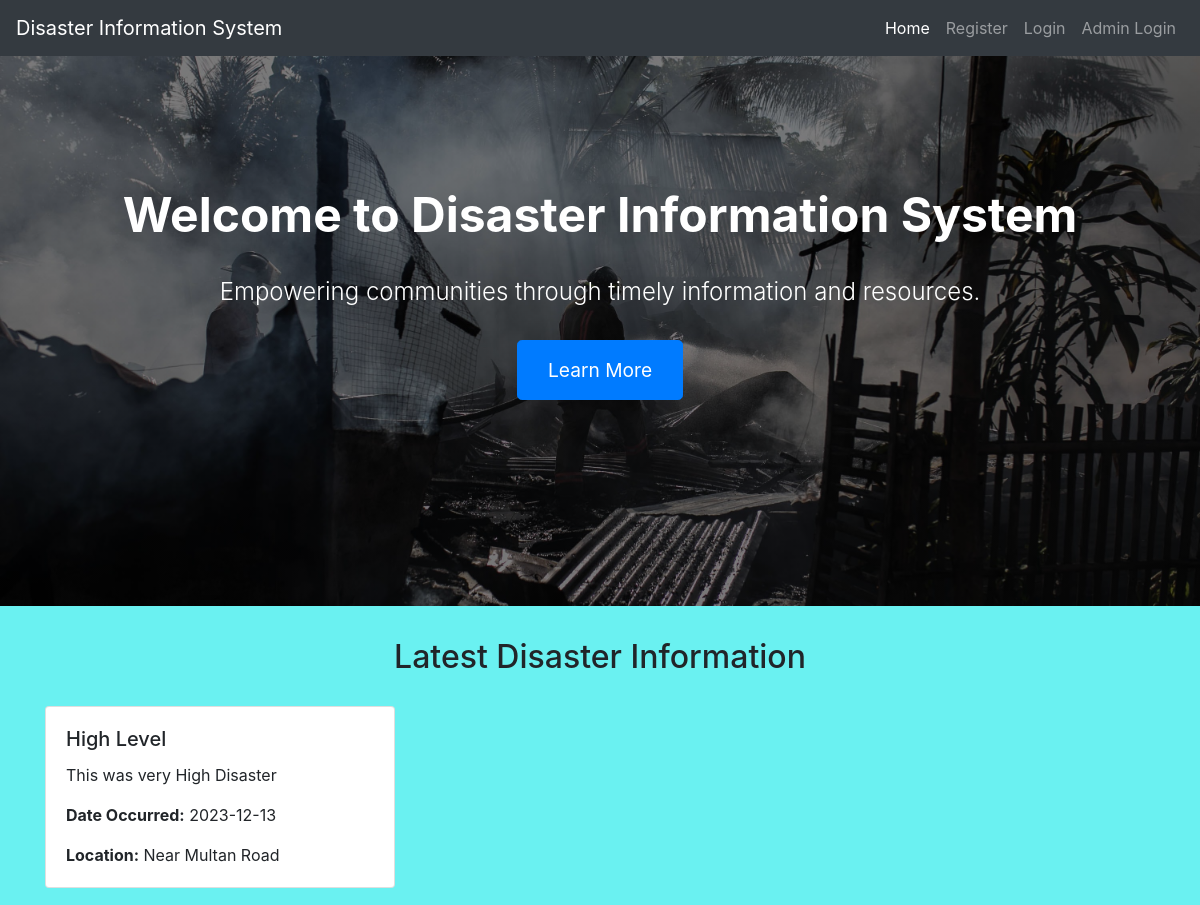
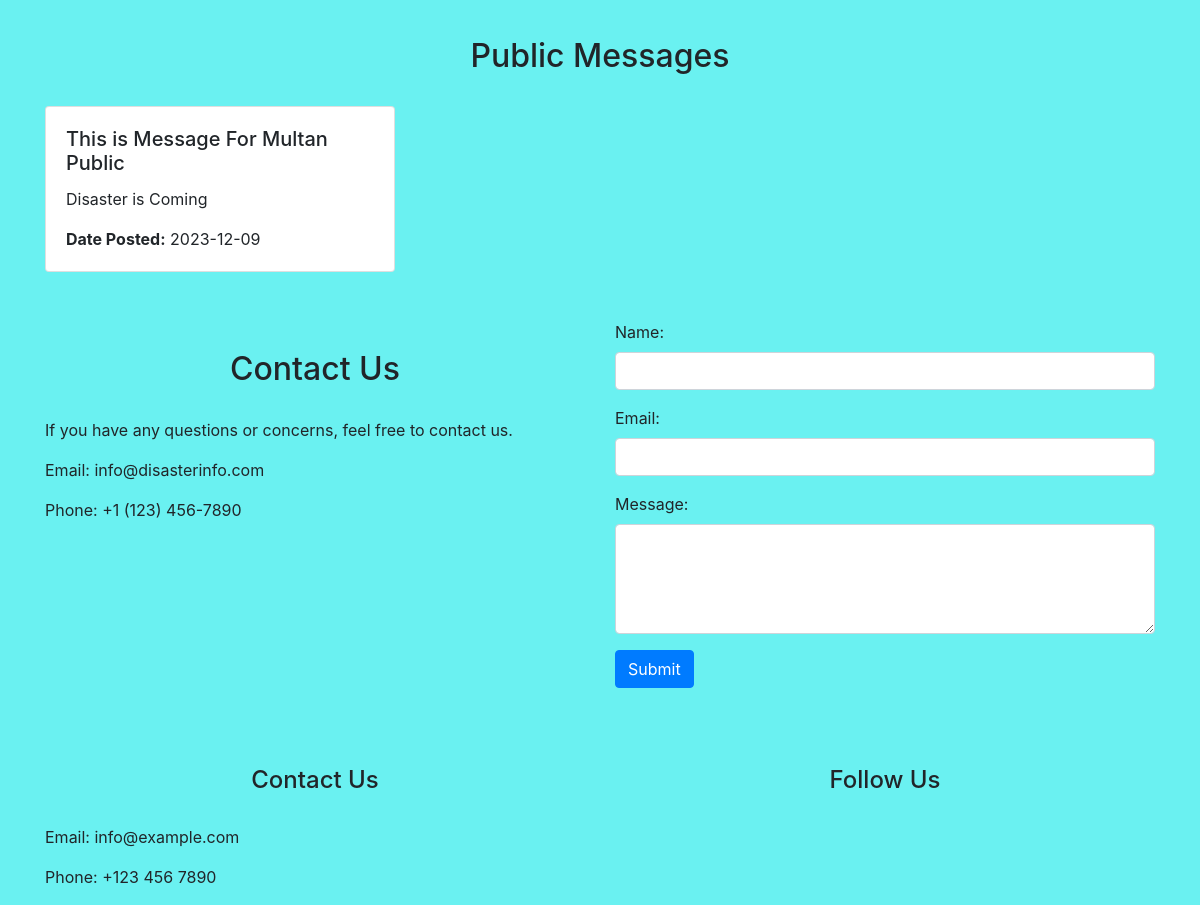
The page / on the database its author committed (2 pictures, top to bottom).
### tables this page shows
CREATE TABLE `disasterinformation` (
  `DisasterID` int(11) NOT NULL,
  `DisasterType` varchar(255) NOT NULL,
  `Description` text DEFAULT NULL,
  `DateOccurred` date DEFAULT NULL,
  `Location` varchar(255) NOT NULL
);

CREATE TABLE `publicmessage` (
  `MessageID` int(11) NOT NULL,
  `InstituteID` int(11) DEFAULT NULL,
  `Title` varchar(255) NOT NULL,
  `Message` text NOT NULL,
  `DatePosted` date DEFAULT NULL
);

### index.php (the view, shortened to what this page needs)
<!DOCTYPE html>
<html lang="en">
<head>
    <link rel="stylesheet" href="https://stackpath.bootstrapcdn.com/bootstrap/4.5.2/css/bootstrap.min.css">
    <link rel="stylesheet" href="./css/style.css">
</head>
<body>
    <?php include('navbar.php'); ?>
    <div class="jumbotron jumbotron-fluid">
        <div class="container">
            <h1 class="display-4">Welcome to Disaster Information System</h1>
            <p class="lead">Empowering communities through timely information and resources.</p>
            <a href="#" class="btn btn-primary btn-lg">Learn More</a>
        </div>
    </div>
    <?php include('config.php'); ?>
<div class="container mt-4">
    <h2>Latest Disaster Information</h2>
    <div class="row">
        <?php
        $sqlDisaster = "SELECT * FROM disasterinformation ORDER BY DateOccurred DESC LIMIT 3";
        $resultDisaster = $conn->query($sqlDisaster);
        if ($resultDisaster->num_rows > 0) {
            while ($disaster = $resultDisaster->fetch_assoc()) {
                echo "<div class='col-md-4 mb-4'>
                        <div class='card'>
                            <div class='card-body'>
                                <h5 class='card-title'>{$disaster['DisasterType']}</h5>
                                <p class='card-text'>{$disaster['Description']}</p>
                                <p class='card-text'><strong>Date Occurred:</strong> {$disaster['DateOccurred']}</p>
                                <p class='card-text'><strong>Location:</strong> {$disaster['Location']}</p>
                            </div>
                        </div>
                    </div>";
            }
        } else {
            echo "<p>No disaster information found.</p>";
        }
        ?>
    </div>
</div>
<div class="container mt-4">
    <h2>Public Messages</h2>
    <div class="row">
        <?php
        $sqlPublicMessages = "SELECT * FROM publicmessage ORDER BY DatePosted DESC LIMIT 3";
        $resultPublicMessages = $conn->query($sqlPublicMessages);
        if ($resultPublicMessages->num_rows > 0) {
            while ($message = $resultPublicMessages->fetch_assoc()) {
                echo "<div class='col-md-4 mb-4'>
                        <div class='card'>
                            <div class='card-body'>
                                <h5 class='card-title'>{$message['Title']}</h5>
                                <p class='card-text'>{$message['Message']}</p>
                                <p class='card-text'><strong>Date Posted:</strong> {$message['DatePosted']}</p>
                            </div>
                        </div>
                    </div>";
            }
        } else {
            echo "<p>No public messages found.</p>";
        }
        ?>
    </div>
</div>
<div class="container mt-4">
        <div class="row">
            <div class="col-md-6">
                <h2>Contact Us</h2>
                <p>If you have any questions or concerns, feel free to contact us.</p>
                <p>Email: info@disasterinfo.com</p>
                <p>Phone: +1 (123) 456-7890</p>
            </div>
            <div class="col-md-6">
                <form action="contact_us.php" method="post">
                    <div class="form-group">
                        <label for="name">Name:</label>
                        <input type="text" class="form-control" id="name" name="name" required>
                    </div>
                    <div class="form-group">
                        <label for="email">Email:</label>
                        <input type="email" class="form-control" id="email" name="email" required>
                    </div>
                    <div class="form-group">
                        <label for="message">Message:</label>
                        <textarea class="form-control" id="message" name="message" rows="4" required></textarea>
                    </div>
                    <button type="submit" class="btn btn-primary">Submit</button>
                </form>
            </div>
        </div>
    </div>
<footer class="footer mt-5">
        <div class="container">
            <div class="row">
                <div class="col-md-6">
                    <h4>Contact Us</h4>
                    <p>Email: info@example.com</p>
                    <p>Phone: +123 456 7890</p>
                </div>
                <div class="col-md-6">
                    <h4>Follow Us</h4>
                </div>
            </div>
        </div>
    </footer>
</body>
</html>

### css/style.css (style rules this page uses)
body { background-color:rgb(106, 241, 241); }
h1 , h2 , h3 , h4 { text-align: center; margin: 30px; }

### index.php (style rules this page uses)
.jumbotron { background: linear-gradient(rgba(0, 0, 0, 0.5), rgba(0, 0, 0, 0.5)), url('./img/Img.jpg') center/cover; color: #fff; padding: 100px 0; text-align: center; height: 550px; }
.jumbotron h1 { font-size: 3em; font-weight: bolder; }
.jumbotron p { font-size: 1.5em; margin-bottom: 30px; }
.jumbotron .btn { font-size: 1.2em; padding: 15px 30px; }

### rows shown on the page
disasterinformation: DisasterType "High Level", Description "This was very High Disaster", DateOccurred "2023-12-13", Location "Near Multan Road"
publicmessage: Title "This is Message For Multan Public", Message "Disaster is Coming", DatePosted "2023-12-09"
